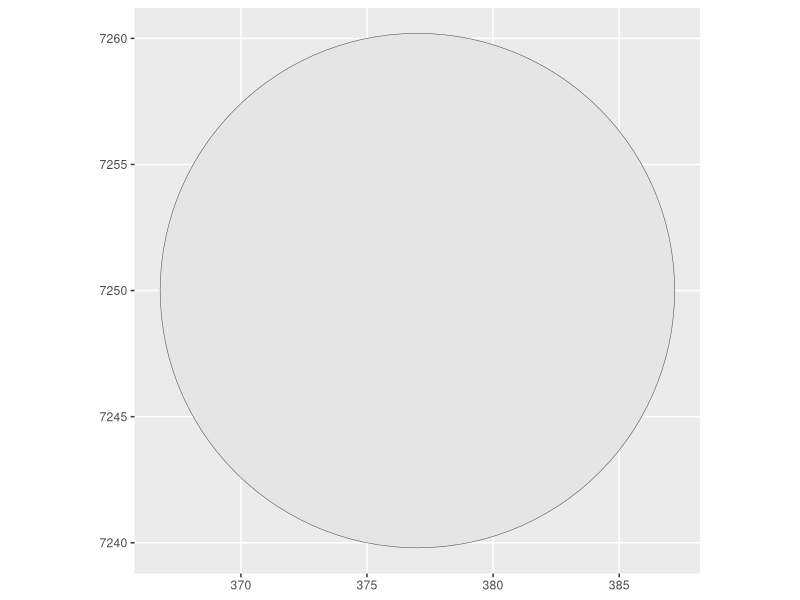
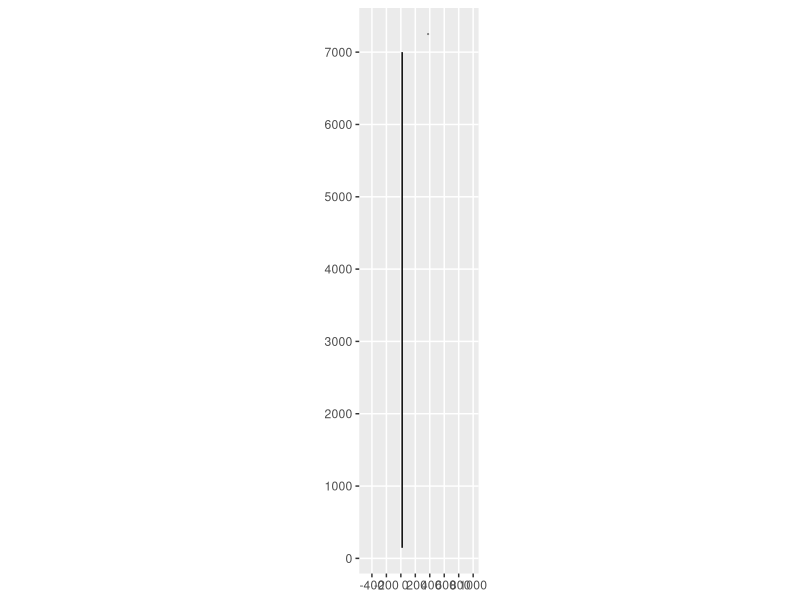

R code for these plots, in order:
library(tidyverse)
#> Warning: package 'tidyverse' was built under R version 4.0.3
library(sf)
#> Linking to GEOS 3.8.0, GDAL 3.0.4, PROJ 6.3.1

(sample <- data.frame(number = 1,
                      name = c("Arc", "Circle", "Line"),
                      area = c(0.46, 330, NA),
                      start_angle = c(134, NA, NA),
                      angle_total = c(17, NA, NA),
                      center_x = c(974, 377, NA),
                      center_y = c(7299, 7250, NA),
                      center_z = c(0, 0, NA),
                      length = c(4.27, NA, 15),
                      radius = c(14, 10.2, NA),
                      angle = c(NA, NA, 270),
                      delta_x = c(NA, NA, 0),
                      delta_y = c(NA, NA, -15),
                      delta_z = c(NA, NA, 0),
                      start_x = c(NA, NA, 18.2),
                      start_y = c(NA, NA, 7000),
                      start_z = c(NA, NA, 0),
                      end_x = c(NA, NA, 18.2),
                      end_y = c(NA, NA, 146),
                      end_z = c(NA, NA, 0)) %>% 
    as_tibble())
#> # A tibble: 3 x 20
#>   number name    area start_angle angle_total center_x center_y center_z length
#>    <dbl> <chr>  <dbl>       <dbl>       <dbl>    <dbl>    <dbl>    <dbl>  <dbl>
#> 1      1 Arc     0.46         134          17      974     7299        0   4.27
#> 2      1 Circ~ 330             NA          NA      377     7250        0  NA   
#> 3      1 Line   NA             NA          NA       NA       NA       NA  15   
#> # ... with 11 more variables: radius <dbl>, angle <dbl>, delta_x <dbl>,
#> #   delta_y <dbl>, delta_z <dbl>, start_x <dbl>, start_y <dbl>, start_z <dbl>,
#> #   end_x <dbl>, end_y <dbl>, end_z <dbl>

line_start <- sample %>% 
  filter(name == "Line") %>% 
  select(start_x, start_y) %>% 
  rename(X = start_x, Y = start_y) %>% 
  mutate(ID = 1:nrow(.))

line_end <- sample %>% 
  filter(name == "Line") %>% 
  select(end_x, end_y) %>% 
  rename(X = end_x, Y = end_y) %>% 
  mutate(ID = 1:nrow(.))

(lines <- line_start %>% 
    bind_rows(line_end) %>%
    st_as_sf(coords = c("X", "Y")) %>%
    group_by(ID) %>%
    summarise(do_union = FALSE) %>%
    st_cast("LINESTRING"))
#> `summarise()` ungrouping output (override with `.groups` argument)
#> Simple feature collection with 1 feature and 1 field
#> geometry type:  LINESTRING
#> dimension:      XY
#> bbox:           xmin: 18.2 ymin: 146 xmax: 18.2 ymax: 7000
#> CRS:            NA
#> # A tibble: 1 x 2
#>      ID              geometry
#>   <int>          <LINESTRING>
#> 1     1 (18.2 7000, 18.2 146)

# ggplot() +
#   geom_sf(data = lines) +
#   coord_sf(xlim = c(10, 20))

circle_centers <- sample %>% 
  filter(name == "Circle") %>% 
  select(center_x, center_y) %>% 
  rename(X = center_x, Y = center_y) %>% 
  mutate(ID = 1:nrow(.))

circle_radii <- sample %>% 
  filter(name == "Circle") %>% 
  select(radius) %>% 
  rename(R = radius) %>% 
  mutate(ID = 1:nrow(.))

(circle <- circle_centers %>% 
    st_as_sf(coords = c("X", "Y")) %>%
    st_buffer(circle_radii$R))
#> Simple feature collection with 1 feature and 1 field
#> geometry type:  POLYGON
#> dimension:      XY
#> bbox:           xmin: 366.8 ymin: 7239.8 xmax: 387.2 ymax: 7260.2
#> CRS:            NA
#> # A tibble: 1 x 2
#>      ID                                                                 geometry
#> * <int>                                                                <POLYGON>
#> 1     1 ((387.2 7250, 387.186 7249.466, 387.1441 7248.934, 387.0744 7248.404, 3~

 ggplot() +
   geom_sf(data = circle)

 ggplot() +
   geom_sf(data = rbind(lines, circle)) +
  coord_sf(xlim = c(-500, 1000))
 
